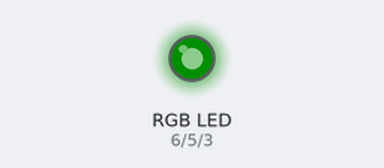
Bench run of a sketch on a simulated Arduino Uno, built with avr-gcc and run on an emulated ATmega328P. Parts: an RGB LED mixed from three pins (HIGH = lit). Dim RGB values are drawn brighter than linear; random numbers use the default seed unless the sketch sets one.

Above: at 0.15 s.
At 4.65 s:
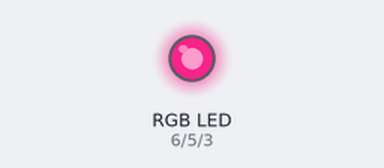
At 10.06 s:
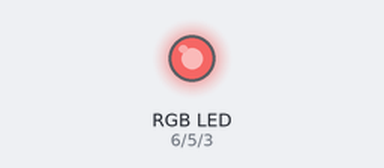
At 19.97 s:
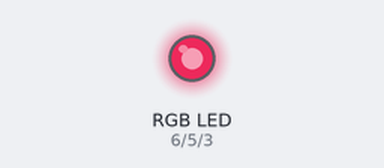
At 29.88 s:
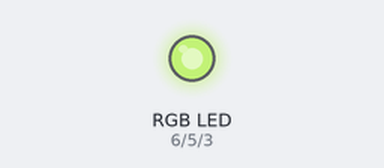
At 39.8 s:
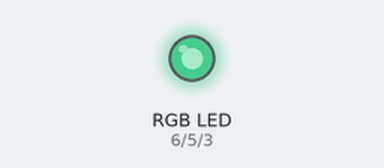
Timing chart, 0 to 40.0 s (numbered marks = the images above):
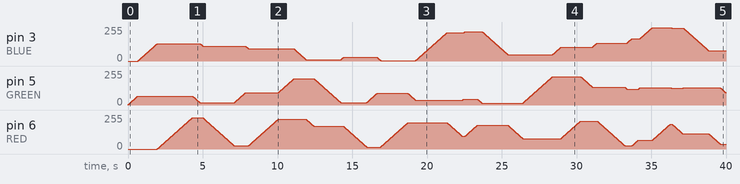

The sketch:

random_rgb.ino
```cpp
//www.elegoo.com
//2016.12.8 - Modified for random colors

#define BLUE 3
#define GREEN 5
#define RED 6

int currentRed = 0;
int currentGreen = 0;
int currentBlue = 0;
int targetRed = 0;
int targetGreen = 0;
int targetBlue = 0;

void setup() {
  pinMode(RED, OUTPUT);
  pinMode(GREEN, OUTPUT);
  pinMode(BLUE, OUTPUT);
  randomSeed(analogRead(0)); // Seed random generator
}

void loop() {
  #define delayTime 10

  // Pick new random target color
  targetRed = random(256);   // 0-255
  targetGreen = random(256);
  targetBlue = random(256);

  // Fade smoothly to target color
  fadeToColor(currentRed, targetRed, RED);
  fadeToColor(currentGreen, targetGreen, GREEN);
  fadeToColor(currentBlue, targetBlue, BLUE);

  // Update current values to targets for next cycle
  currentRed = targetRed;
  currentGreen = targetGreen;
  currentBlue = targetBlue;
}

void fadeToColor(int current, int target, int pin) {
  int step = (target > current) ? 1 : -1;
  while (current != target) {
    current += step;
    analogWrite(pin, current);
    delay(delayTime);
  }
}
```
